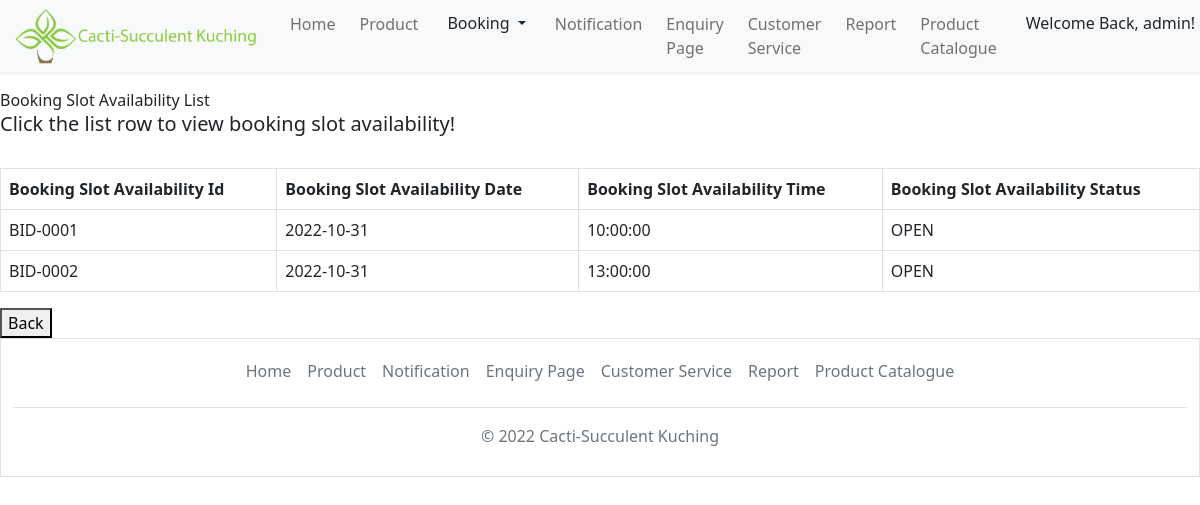
The app's page /admin/searchBookingSlotAvailability.php (signed in) with its own data.
### tables this page shows
CREATE TABLE `tblbookingslot` (
  `bookingSlotId` varchar(15) NOT NULL,
  `bookingSlotDate` date DEFAULT NULL,
  `bookingSlotTime` time DEFAULT NULL,
  `bookingSlotStatus` varchar(10) DEFAULT NULL
);

### admin/searchBookingSlotAvailability.php (the view, shortened to what this page needs)
<?php
    include('../Account.php');
?>
<!DOCTYPE html>
<html lang="en">
    <head>
        <link rel="stylesheet" href="..\styles\homepage.css">
        <link href="https://cdn.jsdelivr.net/npm/bootstrap@5.2.2/dist/css/bootstrap.min.css" rel="stylesheet">
    </head>
<body>
<nav class="navbar navbar-expand-lg">
    <div class="container-fluid fixed-top shadow-sm bg-light">
        <a class="navbar-brand" href="admin.php">
            <img src="..\images\logo.png" alt="logo" style="width:250px;" class="rounded-pill">
        </a>
        <div class="collapse navbar-collapse justify-content-end" id="collapsibleNavbar">
            <ul class="navbar-nav">
                <li class="nav-item p-1">
                    <a class="nav-link" href="admin.php">Home</a>
                </li>
                <li class="nav-item p-1">
                    <a class="nav-link" href="#">Product</a>
                </li>
                <li class="nav-item p-1">
                    <div class="dropdown">
                        <button class="btn dropdown-toggle" type="button" data-bs-toggle="dropdown" aria-expanded="false">
                             Booking
                        </button>
                    </div>
                </li>
                <li class="nav-item p-1">
                    <a class="nav-link" href="#">Notification</a>
                </li>
                <li class="nav-item p-1">
                    <a class="nav-link" href="#">Enquiry Page</a>
                </li>
                <li class="nav-item p-1">
                    <a class="nav-link" href="#">Customer Service</a>
                </li>
                <li class="nav-item p-1">
                    <a class="nav-link" href="#">Report</a>
                </li>
                <li class="nav-item p-1">
                    <a class="nav-link" href="#">Product Catalogue</a>
                </li>
                <li class="nav-item p-1">
                    <div class="dropdown">
                        <button class="btn dropdown-toggle" type="button" data-bs-toggle="dropdown" aria-expanded="false">
                             Welcome Back, <?php echo $_SESSION['user']['username']; ?>!
                        </button>
                    </div>
                </li>
            </ul>
        </div>
    </div>
</nav>
<?php
	$SQL = "SELECT * FROM tblBookingSlot";
	$Result = mysqli_query($con, $SQL);
	if(mysqli_num_rows($Result) > 0)
	{
	?>
		<div class="container-contact100">
			<div class="wrap-contact100">
				<span class="contact100-form-title">
					<?php if($_GET['Id'] == "E") echo "Edit Booking Slot Availability";
						else echo "Booking Slot Availability List"; ?>
				</span>
                <div class="callout callout-warning">
				 <?php
				 	if($_GET["Id"] == "E")	echo "<h5>Click the list row to edit booking slot availability!</h5>";
		 			else echo "<h5>Click the list row to view booking slot availability!</h5>";  ?>
                </div>
         		<br/>
				<form class="contact100-form validate-form" method="POST">
					<table id="example" class="table table-bordered table-hover">
				 		<thead>
                			<tr>
            					<th>Booking Slot Availability Id</th>
								<th>Booking Slot Availability Date</th>
								<th>Booking Slot Availability Time</th>
								<th>Booking Slot Availability Status</th>
           					</tr>
                  		</thead>
                		<tbody>
						<?php
							for($i = 0; $i < mysqli_num_rows($Result); $i++)
							{
								$RecRow = mysqli_fetch_array($Result);
								echo "<tr class = \"Row\"";
								if($_GET['Id'] == "E")
								echo "onclick = \"location = 'addBookingSlotAvailability.php?Id=".$RecRow['bookingSlotId']."'\"";
								else echo  "onclick = \"location = 'viewBookingSlotAvailability.php?Id=".$RecRow['bookingSlotId']."'\"";
								echo ">";
								echo "<td>".$RecRow['bookingSlotId']."</td>";
								echo "<td>".$RecRow['bookingSlotDate']."</td>";
								echo "<td>".$RecRow['bookingSlotTime']."</td>";
								echo "<td>".$RecRow['bookingSlotStatus']."</td>";
								echo "</tr>";
							}
						?>
					  	</tbody>
					</table>
				</form>
				<div class="container-contact100-form-btn">
					<div class="wrap-contact100-form-btn">
						<button type="submit" class="contact100-form-btn" onclick="history.back()">
							Back
						</button>
					</div>
				</div>
			</div>
		</div>
	<?php
	}
?>
</body>
</html>
<div class="container-fluid border" style="width: 100%;">
  <footer class="py-1 my-2">
  <ul class="nav justify-content-center border-bottom pb-3 mb-3">
      <li class="nav-item"><a href="admin.php" class="nav-link px-2 text-muted">Home</a></li>
      <li class="nav-item"><a href="#" class="nav-link px-2 text-muted">Product</a></li>
      <li class="nav-item"><a href="notification_admin.php" class="nav-link px-2 text-muted">Notification</a></li>
      <li class="nav-item"><a href="#" class="nav-link px-2 text-muted">Enquiry Page</a></li>
      <li class="nav-item"><a href="#" class="nav-link px-2 text-muted">Customer Service</a></li>
      <li class="nav-item"><a href="#" class="nav-link px-2 text-muted">Report</a></li>
      <li class="nav-item"><a href="#" class="nav-link px-2 text-muted">Product Catalogue</a></li>
    </ul>
    <p class="text-center text-muted">© 2022 Cacti-Succulent Kuching</p>
  </footer>
</div>

### records on screen
tblbookingslot: bookingSlotId "BID-0001", bookingSlotDate "2022-10-31", bookingSlotTime "10:00:00", bookingSlotStatus "OPEN"
tblbookingslot: bookingSlotId "BID-0002", bookingSlotDate "2022-10-31", bookingSlotTime "13:00:00", bookingSlotStatus "OPEN"

### other values on screen
$_SESSION['user']['username'] "admin"
